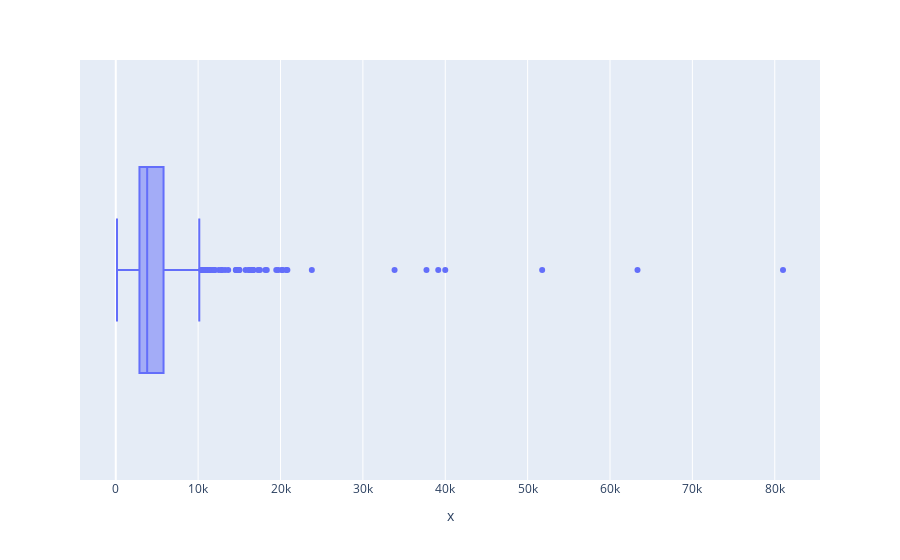

The cell this chart's notebook holds for it:
### Code cell
px.box(x=df.ApplicantIncome)

### Figure 1 — Plotly figure (JSON) as saved in the notebook; plotly's stock layout.template omitted (floating-point values rounded to 4 significant figures; data arrays with more than 128 entries replaced by an {"elided": "..."} marker saying what was removed)
{"data": [{"alignmentgroup": "True", "hovertemplate": "x=%{x}<extra></extra>", "legendgroup": "", "marker": {"color": "#636efa"}, "name": "", "notched": false, "offsetgroup": "", "orientation": "h", "showlegend": false, "type": "box", "x": {"elided": "614 int values"}, "x0": " ", "xaxis": "x", "y0": " ", "yaxis": "y"}], "layout": {"boxmode": "group", "legend": {"tracegroupgap": 0}, "margin": {"t": 60}, "xaxis": {"anchor": "y", "domain": [0, 1], "title": {"text": "x"}}, "yaxis": {"anchor": "x", "domain": [0, 1]}}}
